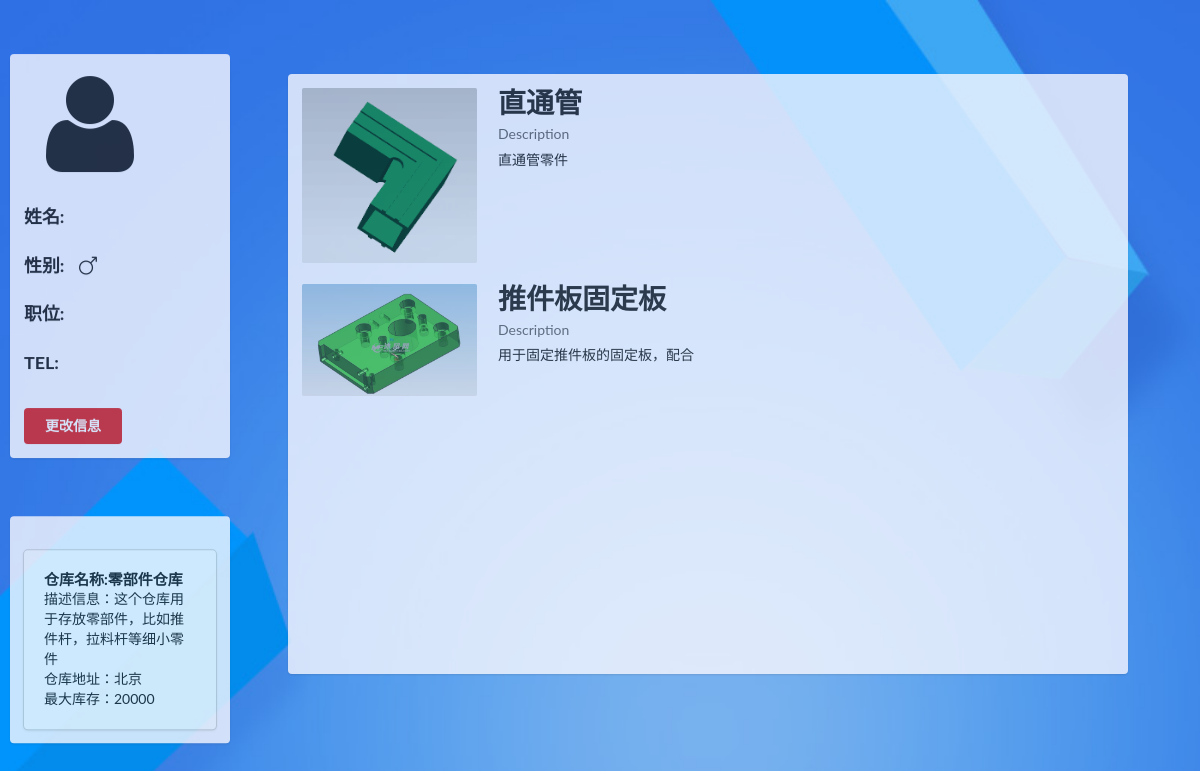
/gadmin/store/3, run on the app's committed database.
### gadmin/models.py (models this page shows, shortened)
class BaseModel(models.Model):
    create_time = models.DateTimeField(auto_now=True, verbose_name='创建时间')
    update_time = models.DateTimeField(auto_now_add=True, verbose_name='最近更新时间')
    class Meta:
        abstract = True

class StoreInfo(BaseModel):
    name = models.CharField(max_length=50, verbose_name='仓库名')
    desc = models.CharField(max_length=200, verbose_name='描述')
    addr = models.CharField(max_length=50, verbose_name='地址')
    max_store = models.IntegerField(default=1, verbose_name='最大库存')
    objects = models.Manager()
    class Meta:
        verbose_name = verbose_name_plural = '仓库信息'

class Goods(BaseModel):
    name = models.CharField(max_length=50, verbose_name='物品名称')
    desc = models.CharField(max_length=200, verbose_name='描述')
    goodstype = models.ForeignKey('TypeInfo', verbose_name='商品种类',on_delete=models.CASCADE, null=True,related_name="goods")
    store = models.ForeignKey('StoreInfo',verbose_name='所属仓库', on_delete=models.CASCADE, null=True)
    image = models.ImageField(upload_to='Goods', verbose_name='商品图片')
    objects = models.Manager()
    class Meta:
        verbose_name = verbose_name_plural = '零件信息'

### gadmin/views.py (the view)
# urls.py: path('store/<int:store_id>', views.store_detail, name="detail"),
def store_detail(request, store_id):
    store = StoreInfo.objects.get(id=store_id)
    g = Goods.objects.filter(store=store_id)
    return render(request, 'store_detail.html',{'store':store,'goods':g})

### templates/store_detail.html (shortened to what this page needs)
<!DOCTYPE html>
{% load staticfiles %}
<html lang="en">
<head>
    <link rel="stylesheet" href="{% static 'css/semantic.css' %}" media="screen" title="no title" charset="utf-8">
</head>
<body style="background: url({% static 'images/user_bg.jpg' %}); background-size: cover">
    <div class="ui segment" style=" min-height: 400px;
                    opacity: 0.8;
                    background-color: ghostwhite;
                    width: 220px !important;
                    border:rgba(255, 0, 0, 0);
                    position: absolute;
                    left: 10%;
                    top:32%;
                    transform: translate(-50%,-50%);">
        <div class="ui image">
                <i class="ui massive user icon"></i>
                <h3 class="ui center header">
                    姓名:&nbsp&nbsp&nbsp {{request.user.username}}
                </h3>
                <h3 class="ui center">
                    性别:&nbsp&nbsp&nbsp<i class="man icon"></i>
                </h3>
                <h3 class="ui center">
                    职位:&nbsp&nbsp&nbsp{{ request.user.job }}
                </h3>
                <h3 class="ui center">
                    TEL:&nbsp&nbsp&nbsp{{request.user.tel}}
                </h3>
                <br>
                <a href="/admin/gadmin/user/" class="ui center red button" >更改信息</a>
        </div>
    </div>
     <div class="ui segment" style=" min-height: 150px;
                    opacity: 0.8;
                    background-color: ghostwhite;
                    width: 220px !important;
                    border:rgba(255, 0, 0, 0);
                    position: absolute;
                    left: 10%;
                    top:77%;
                    transform: translate(-50%,-50%);">
            <div class="ui card ui segment" style="padding:20px; margin-top:20px;margin-right:10px;">
                <div class="card">
                    <div class="content">
                        <div class="header"><h4>仓库名称:{{ store.name }}</h4></div>
                        <div class="description">描述信息：{{ store.desc }}</div>
                        <div class="description">仓库地址：{{ store.addr }}</div>
                        <div class="description">最大库存：{{ store.max_store  }}</div>
                    </div>
                </div>
        </div>
    </div>
    <div class="ui segment" style=" height: 600px;
                    opacity: 0.8;
                    background-color: ghostwhite;
                    width: 840px !important;
                    border:rgba(255, 0, 0, 0);
                    position: absolute;
                    left:59%;
                    top:45%;
                    transform: translate(-50%,-50%);
                    overflow: scroll;
                    ">
        {% for g in goods %}
    <div class="ui unstackable items">
        <div class="item">
            <div class="image">
                <img src="{{ g.image.url }}" width=300px>
            </div>
            <div class="content">
                <a class="header"><h1>{{ g.name }}</h1></a>
                <div class="meta">
                    <span>Description</span>
                </div>
                <div class="description">
                    <p>{{ g.desc }}</p>
                </div>
            </div>
        </div>
        {% endfor %}
    </div>
    </div>

### data on the page
StoreInfo: name "零部件仓库", desc "这个仓库用于存放零部件，比如推件杆，拉料杆等细小零件", addr "北京", max_store "20000"
Goods: image (picture), name "直通管", desc "直通管零件"
Goods: image (picture), name "推件板固定板", desc "用于固定推件板的固定板，配合"
